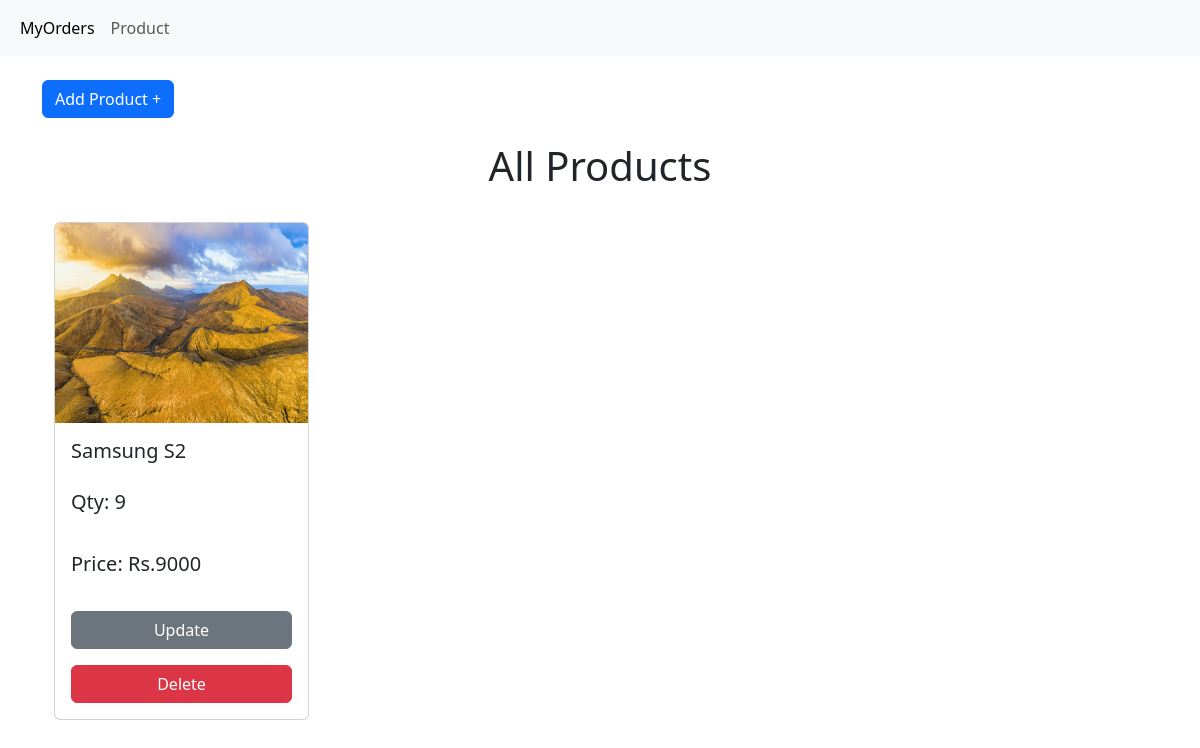
Before: /product/admin (signed in) with the older database file.
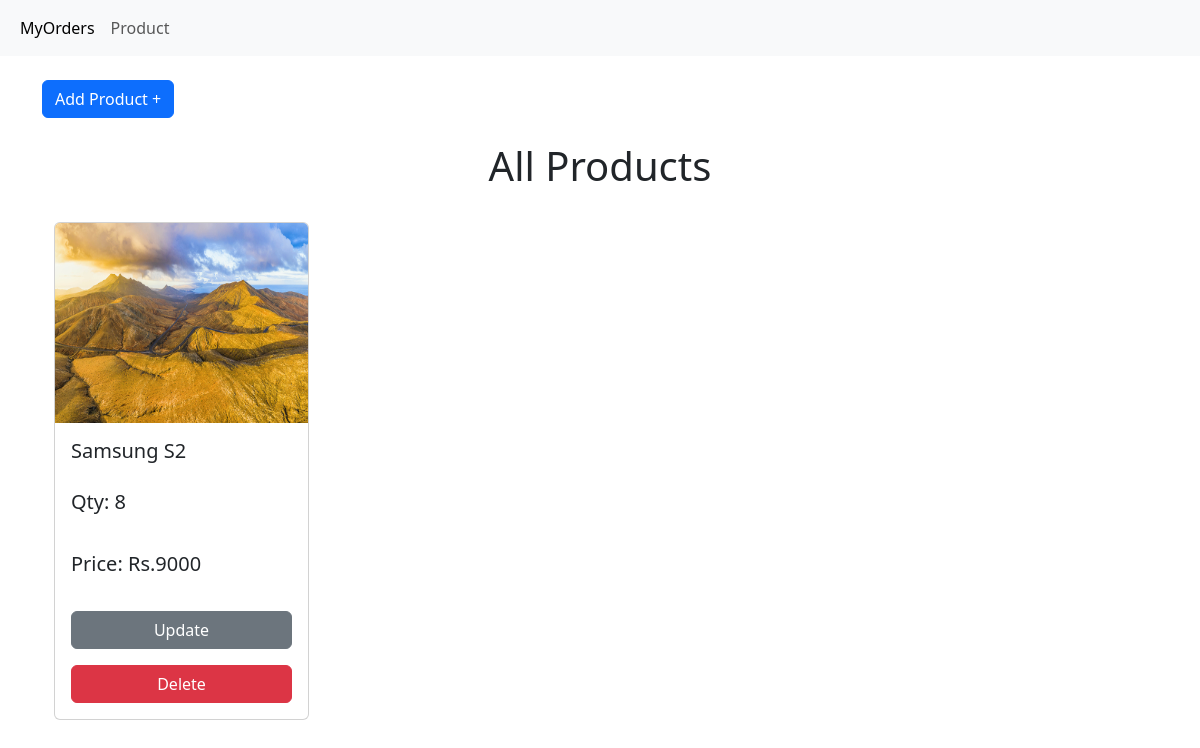
After: the same page with the newer database file.
### app.py (models this page shows)
class Product(db.Model):
    pid = db.Column(db.Integer, primary_key= True, autoincrement=True)
    pname = db.Column(db.String ,nullable = False, unique=True )
    pimage  = db.Column(db.String ,nullable = False, unique=True)
    price = db.Column(db.Integer, nullable = False)
    qty = db.Column(db.Integer, nullable = False)
    about = db.Column(db.String)

### app.py (the view)
@app.route("/product/admin")
@login_required
def product_admin():
    data= db.session.query(Product).all()
    return render_template("adminp.html",data=data)

### app.py (called while the page is built)
@login_manager.user_loader
def user_loader(user_id):
    return AdminUser.query.get(user_id)

### templates/adminp.html (shortened to what this page needs)
<!DOCTYPE html>
<html lang="en">
<head>
    <link href="https://cdn.jsdelivr.net/npm/bootstrap@5.3.3/dist/css/bootstrap.min.css" rel="stylesheet">
</head>
<body>
    <nav class="navbar navbar-expand-lg bg-body-tertiary">
        <div class="container-fluid">
          <div class="collapse navbar-collapse" id="navbarNavAltMarkup">
            <div class="navbar-nav">
                <a class="nav-link active" aria-current="page" href="{{url_for('dashboard')}}">MyOrders</a>
                <a class="nav-link" href="{{url_for('product_admin')}}">Product</a>
            </div>
          </div>
        </div>
      </nav>
    <br>
    <div class="container">
      <a href="{{url_for("ad_pro")}}" class="btn btn-primary">Add Product +</a>
    <div>
     <br>
     <center><h1>All Products<h1></center>
      <br>
    <div class="container">
    <div class="row">
      {% for product in data %}
      <div class="col-md-3">
        <div class="card h-100">
          <img src="{{url_for("imp",id=product.pid)}}" class="card-img-top" alt="{{ product.pname }}" width="360" height="200">
          <div class="card-body">
            <h5 class="card-title">{{ product.pname }}</h5>
            <p class="card-text" style="font-size: 20px;">Qty: {{ product.qty }}</p>
            <p class="card-text" style="font-size: 20px;">Price: Rs.{{ product.price }}</p>
            <a href="{{url_for("up_pro",id=product.pid)}}" class="btn btn-secondary">Update</a>
            <a href="{{url_for("del_pro",id=product.pid)}}" class="btn btn-danger">Delete</a>
          </div>
        </div>
      </div>
      {% endfor %}
    </div>
  </div>
</div>
</body>
</html>

### templates/adminp.html (style rules this page uses)
.card-body { display: grid; gap: 1rem; }

Changed rows visible on the page:
changed Product "Samsung S2": qty "9" → "8"
